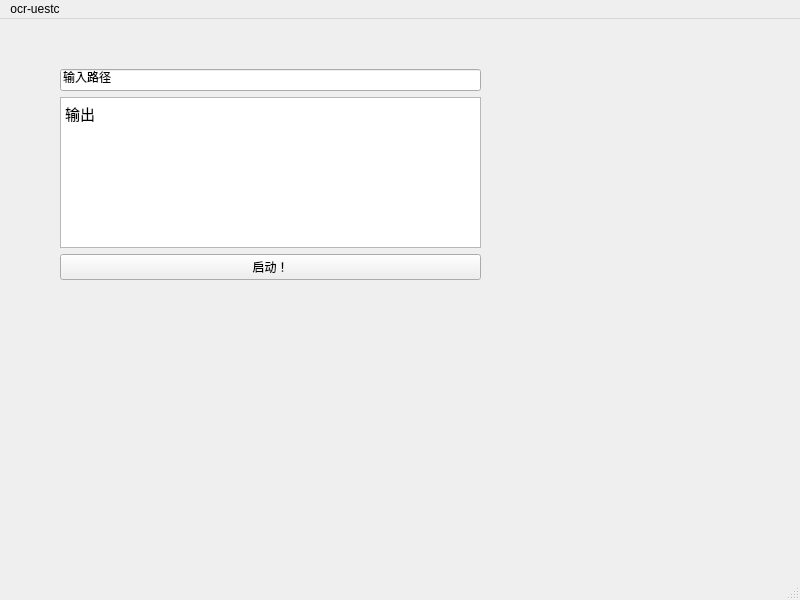
<?xml version="1.0" encoding="UTF-8"?>
<ui version="4.0">
 <class>MainWindow</class>
 <widget class="QMainWindow" name="MainWindow">
  <property name="geometry">
   <rect>
    <x>0</x>
    <y>0</y>
    <width>800</width>
    <height>600</height>
   </rect>
  </property>
  <property name="windowTitle">
   <string>MainWindow</string>
  </property>
  <widget class="QWidget" name="centralwidget">
   <widget class="QWidget" name="verticalLayoutWidget">
    <property name="geometry">
     <rect>
      <x>60</x>
      <y>50</y>
      <width>421</width>
      <height>211</height>
     </rect>
    </property>
    <layout class="QVBoxLayout" name="verticalLayout">
     <item>
      <widget class="QLineEdit" name="lineEdit">
       <property name="text">
        <string>输入路径</string>
       </property>
      </widget>
     </item>
     <item>
      <widget class="QTextBrowser" name="textBrowser">
       <property name="html">
        <string>&lt;!DOCTYPE HTML PUBLIC &quot;-//W3C//DTD HTML 4.0//EN&quot; &quot;http://www.w3.org/TR/REC-html40/strict.dtd&quot;&gt;
&lt;html&gt;&lt;head&gt;&lt;meta name=&quot;qrichtext&quot; content=&quot;1&quot; /&gt;&lt;meta charset=&quot;utf-8&quot; /&gt;&lt;style type=&quot;text/css&quot;&gt;
p, li { white-space: pre-wrap; }
hr { height: 1px; border-width: 0; }
li.unchecked::marker { content: &quot;\2610&quot;; }
li.checked::marker { content: &quot;\2612&quot;; }
&lt;/style&gt;&lt;/head&gt;&lt;body style=&quot; font-family:'Microsoft YaHei UI'; font-size:9pt; font-weight:400; font-style:normal;&quot;&gt;
&lt;p style=&quot; margin-top:0px; margin-bottom:0px; margin-left:0px; margin-right:0px; -qt-block-indent:0; text-indent:0px;&quot;&gt;&lt;span style=&quot; font-family:'Ubuntu Mono'; font-size:11pt;&quot;&gt;输出&lt;/span&gt;&lt;/p&gt;&lt;/body&gt;&lt;/html&gt;</string>
       </property>
      </widget>
     </item>
     <item>
      <widget class="QPushButton" name="pushButton">
       <property name="text">
        <string>启动！</string>
       </property>
      </widget>
     </item>
    </layout>
   </widget>
  </widget>
  <widget class="QMenuBar" name="menubar">
   <property name="geometry">
    <rect>
     <x>0</x>
     <y>0</y>
     <width>800</width>
     <height>18</height>
    </rect>
   </property>
   <widget class="QMenu" name="menuocr_uestc">
    <property name="title">
     <string>ocr-uestc</string>
    </property>
   </widget>
   <addaction name="menuocr_uestc"/>
  </widget>
  <widget class="QStatusBar" name="statusbar"/>
 </widget>
 <resources/>
 <connections/>
</ui>
